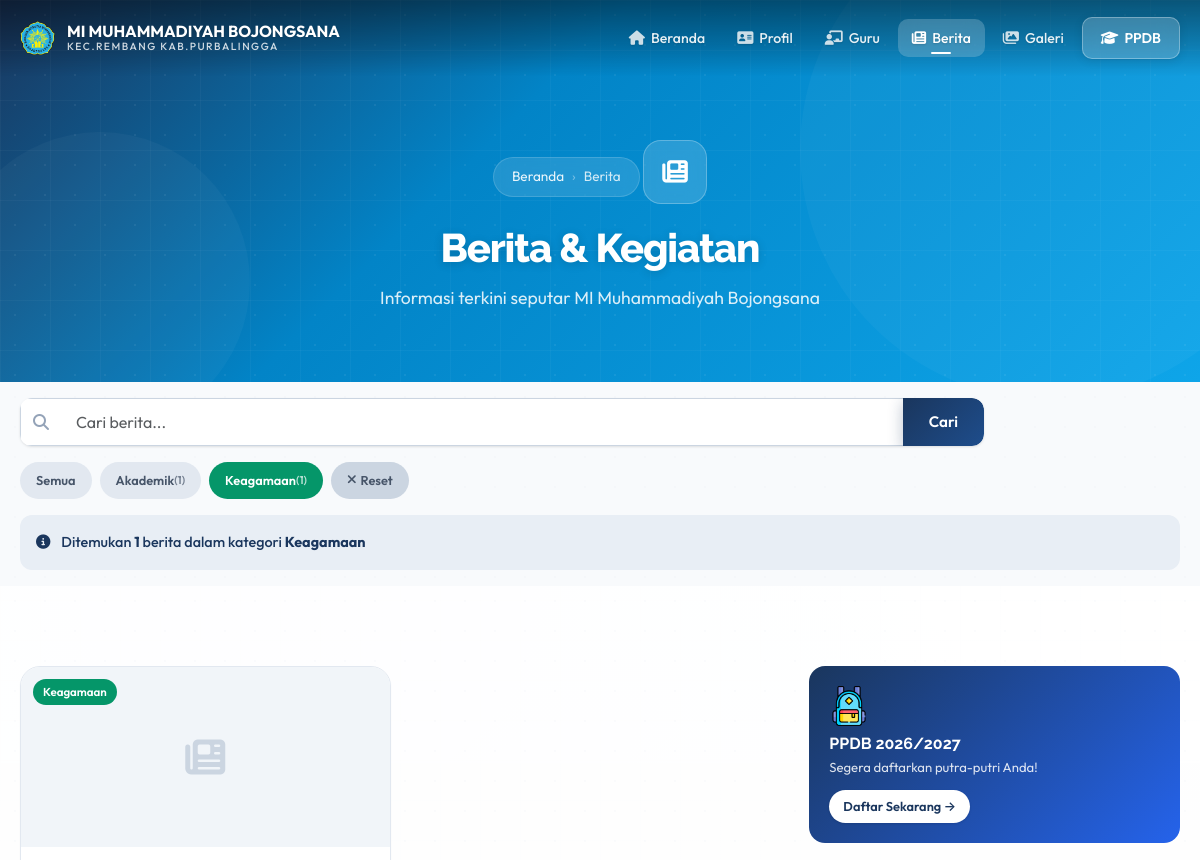
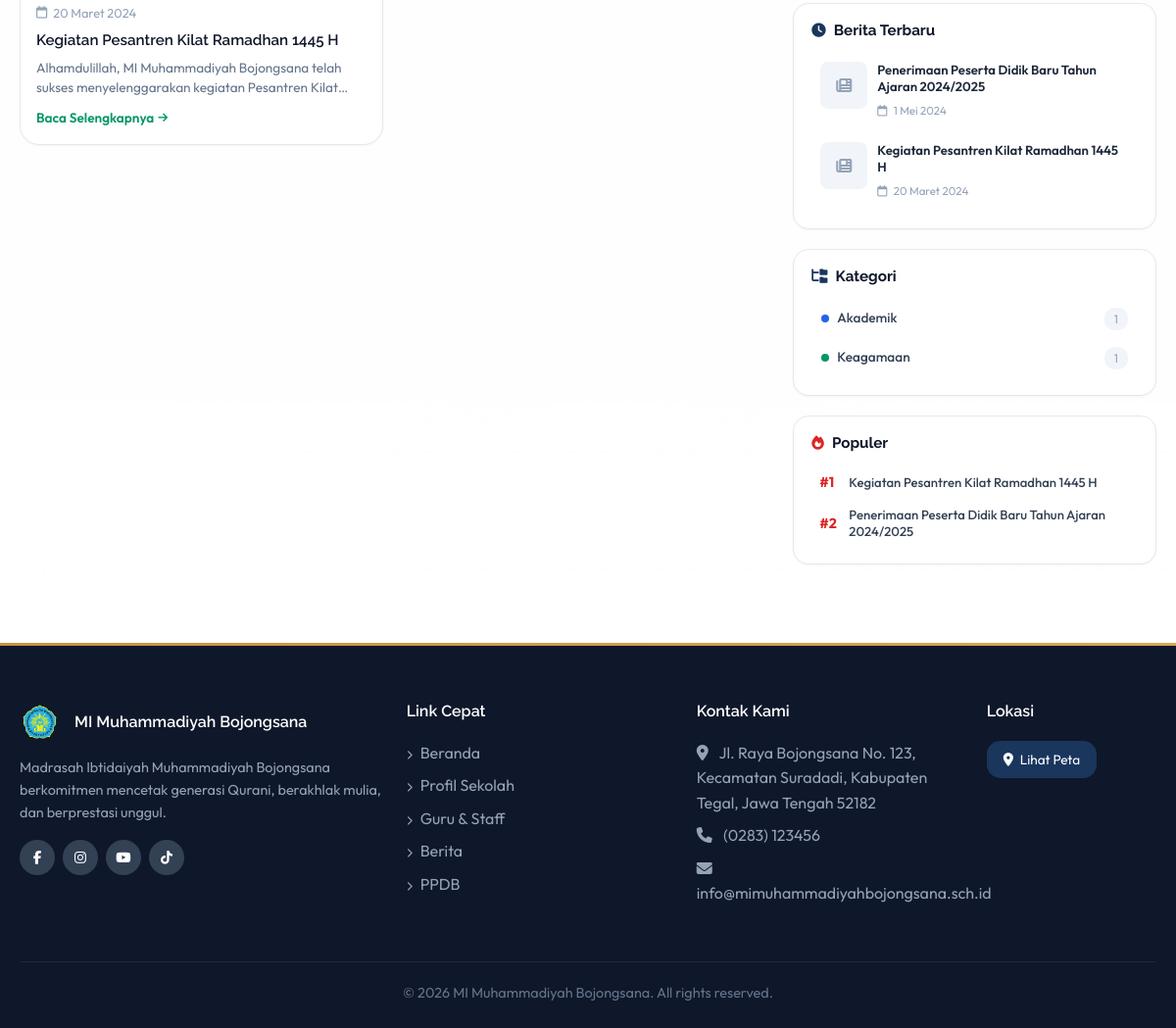
The app's page /berita.php?kategori=Keagamaan with its own data (2 pictures, top to bottom).
### tables this page shows
CREATE TABLE `berita` (
  `id` int(11) NOT NULL AUTO_INCREMENT,
  `judul` varchar(255) NOT NULL,
  `isi` text NOT NULL,
  `gambar` varchar(255) DEFAULT NULL,
  `tanggal` date NOT NULL,
  `kategori` varchar(50) DEFAULT 'Umum',
  `status` enum('draft','published') DEFAULT 'draft',
  `created_at` timestamp NOT NULL DEFAULT current_timestamp(),
  `updated_at` timestamp NOT NULL DEFAULT current_timestamp() ON UPDATE current_timestamp(),
  PRIMARY KEY (`id`)
);

CREATE TABLE `pengaturan` (
  `id` int(11) NOT NULL AUTO_INCREMENT,
  `key` varchar(50) NOT NULL,
  `value` text DEFAULT NULL,
  `created_at` timestamp NOT NULL DEFAULT current_timestamp(),
  `updated_at` timestamp NOT NULL DEFAULT current_timestamp() ON UPDATE current_timestamp(),
  PRIMARY KEY (`id`),
  UNIQUE KEY `key` (`key`)
);

### berita.php (the view, shortened to what the rows shown need)
<?php
require_once 'config/database.php';
require_once 'includes/header.php';
try {
    $pdo = getConnection();
    $page = isset($_GET['page']) ? max(1, (int)$_GET['page']) : 1;
    $limit = 6;
    $offset = ($page - 1) * $limit;
    $kategori_filter = trim($_GET['kategori'] ?? '');
    $where = "WHERE status = 'published'";
    $params = [];
    if (!empty($kategori_filter)) {
        $where .= " AND kategori = ?";
        $params[] = $kategori_filter;
    }
    $query_params = array_merge($params, [$limit, $offset]);
    $stmt = $pdo->prepare("SELECT id, judul, isi, gambar, tanggal, kategori, created_at FROM berita $where ORDER BY tanggal DESC LIMIT ? OFFSET ?");
    $stmt->execute($query_params);
    $berita_list = $stmt->fetchAll();
    $stmt = $pdo->query("SELECT id, judul, gambar, tanggal, kategori FROM berita WHERE status = 'published' ORDER BY tanggal DESC LIMIT 5");
    $recent_posts = $stmt->fetchAll();
    $stmt = $pdo->query("SELECT id, judul, tanggal FROM berita WHERE status = 'published' ORDER BY RAND() LIMIT 4");
    $popular = $stmt->fetchAll();
} catch (PDOException $e) {
    $berita_list = [];
    $recent_posts = [];
    $kategori_list = [];
    $popular = [];
    $total = 0;
    $total_pages = 0;
}
$kategori_colors = [
    'Akademik' => '#2563eb',
    'Keagamaan' => '#059669',
    'Olahraga' => '#dc2626',
    'Seni' => '#7c3aed',
    'Umum' => '#c8903e',
    'Pengumuman' => '#0284c7',
    'Prestasi' => '#d97706',
];
?>
<section class="page-header-modern page-header-berita">
    <div class="container">
        <h1 class="header-title" data-aos="fade-up" data-aos-delay="200">Berita & Kegiatan</h1>
    </div>
</section>
<section class="section-modern section-white">
    <div class="container">
        <div class="row g-4">
            <div class="col-lg-8">
                <?php if (!empty($berita_list)): ?>
                <div class="row g-4">
                    <?php foreach ($berita_list as $index => $berita):
                        $kat_color = $kategori_colors[$berita['kategori']] ?? '#64748b';
                    ?>
                    <div class="col-md-6" data-aos="fade-up" data-aos-delay="<?php echo ($index % 2) * 100; ?>">
                        <div class="card-modern h-100">
                            <div style="position: relative; height: 180px; overflow: hidden;">
                                <?php if ($berita['gambar']): ?>
                                <img src="uploads/berita/<?php echo h($berita['gambar']); ?>"
                                     alt="<?php echo h($berita['judul']); ?>"
                                     style="width: 100%; height: 100%; object-fit: cover; transition: transform 0.5s ease;"
                                     onmouseover="this.style.transform='scale(1.05)'"
                                     onmouseout="this.style.transform='scale(1)'"
                                     onerror="this.style.display='none'; this.nextElementSibling.style.display='flex';">
                                <div style="display: none; width: 100%; height: 100%; background: var(--gray-100); align-items: center; justify-content: center; font-size: 2.5rem; color: var(--gray-300);">
                                    <i class="fa-solid fa-newspaper"></i>
                                </div>
                                <?php else: ?>
                                <div style="width: 100%; height: 100%; background: var(--gray-100); display: flex; align-items: center; justify-content: center; font-size: 2.5rem; color: var(--gray-300);">
                                    <i class="fa-solid fa-newspaper"></i>
                                </div>
                                <?php endif; ?>
                                <span class="badge-modern" style="position: absolute; top: 12px; left: 12px; background: <?php echo $kat_color; ?>; color: white; font-size: 0.72rem; padding: 4px 10px;">
                                    <?php echo h($berita['kategori'] ?? 'Umum'); ?>
                                </span>
                            </div>
                            <div class="card-body d-flex flex-column" style="padding: 16px;">
                                <div style="display: flex; align-items: center; gap: 6px; margin-bottom: 8px;">
                                    <i class="fa-regular fa-calendar" style="color: var(--gray-400); font-size: 0.8rem;"></i>
                                    <small style="color: var(--gray-400); font-size: 0.8rem;"><?php echo formatTanggal($berita['tanggal']); ?></small>
                                </div>
                                <h5 style="font-size: 0.95rem; font-weight: 600; margin-bottom: 6px; line-height: 1.4; display: -webkit-box; -webkit-line-clamp: 2; -webkit-box-orient: vertical; overflow: hidden;">
                                    <a href="detail-berita.php?id=<?php echo $berita['id']; ?>" style="color: var(--gray-900); text-decoration: none;">
                                        <?php echo h($berita['judul']); ?>
                                    </a>
                                </h5>
                                <p style="color: var(--gray-500); font-size: 0.85rem; line-height: 1.5; margin-bottom: 10px; display: -webkit-box; -webkit-line-clamp: 2; -webkit-box-orient: vertical; overflow: hidden; flex: 1;">
                                    <?php echo substr(strip_tags($berita['isi']), 0, 100); ?>...
                                </p>
                                <a href="detail-berita.php?id=<?php echo $berita['id']; ?>"
                                   style="display: inline-flex; align-items: center; gap: 4px; color: <?php echo $kat_color; ?>; font-weight: 600; font-size: 0.85rem; text-decoration: none; margin-top: auto;">
                                    Baca Selengkapnya <i class="fa-solid fa-arrow-right" style="font-size: 0.7rem;"></i>
                                </a>
                            </div>
                        </div>
                    </div>
                    <?php endforeach; ?>
                </div>
                <?php endif; ?>
            </div>
            <div class="col-lg-4">
                <div class="sidebar-berita">
                    <div class="sidebar-card">
                        <div class="sidebar-card-body">
                            <?php if (!empty($recent_posts)): ?>
                            <div class="d-flex flex-column" style="gap: 2px;">
                                <?php foreach ($recent_posts as $recent): ?>
                                <a href="detail-berita.php?id=<?php echo $recent['id']; ?>" class="recent-post-item">
                                    <?php if ($recent['gambar']): ?>
                                    <img src="uploads/berita/<?php echo h($recent['gambar']); ?>"
                                         alt="<?php echo h($recent['judul']); ?>"
                                         class="recent-post-thumb"
                                         onerror="this.style.display='none'; this.nextElementSibling.style.display='flex';">
                                    <div class="recent-post-thumb-placeholder" style="display: none;">
                                        <i class="fa-solid fa-newspaper"></i>
                                    </div>
                                    <?php else: ?>
                                    <div class="recent-post-thumb-placeholder">
                                        <i class="fa-solid fa-newspaper"></i>
                                    </div>
                                    <?php endif; ?>
                                    <div class="recent-post-info">
                                        <p class="post-title"><?php echo h($recent['judul']); ?></p>
                                        <span class="post-date">
                                            <i class="fa-regular fa-calendar me-1"></i> <?php echo formatTanggal($recent['tanggal']); ?>
                                        </span>
                                    </div>
                                </a>
                                <?php endforeach; ?>
                            </div>
                            <?php else: ?>
                            <p style="color: var(--gray-400); font-size: 0.85rem; text-align: center; padding: 10px 0;">Belum ada berita</p>
                            <?php endif; ?>
                        </div>
                    </div>
                    <?php if (!empty($popular)): ?>
                    <div class="sidebar-card">
                        <div class="sidebar-card-body">
                            <div class="d-flex flex-column" style="gap: 1px;">
                                <?php foreach ($popular as $i => $pop): ?>
                                <a href="detail-berita.php?id=<?php echo $pop['id']; ?>" class="popular-item">
                                    <span class="pop-rank" style="color: <?php echo $i < 3 ? '#dc2626' : 'var(--gray-400)'; ?>;">#<?php echo $i + 1; ?></span>
                                    <span class="pop-title"><?php echo h($pop['judul']); ?></span>
                                </a>
                                <?php endforeach; ?>
                            </div>
                        </div>
                    </div>
                    <?php endif; ?>
                </div>
            </div>
        </div>
    </div>
</section>
<?php require_once 'includes/footer.php'; ?>

### includes/footer.php (shortened to what the rows shown need)
</main>
<footer class="footer-modern" id="kontak">
    <div class="container">
        <div class="row g-4">
            <div class="col-lg-3 col-md-6">
                <ul class="list-unstyled">
                    <li class="mb-2"><i class="fa-solid fa-location-dot me-2"></i>
                        <?php echo h(getPengaturan('alamat')); ?></li>
                    <li class="mb-2"><i class="fa-solid fa-phone me-2"></i> <?php echo h(getPengaturan('telepon')); ?>
                    </li>
                    <li class="mb-2"><i class="fa-solid fa-envelope me-2"></i> <?php echo h(getPengaturan('email')); ?>
                    </li>
                </ul>
            </div>
        </div>
    </div>
</footer>
</body>
</html>

### records on screen
berita: kategori "Keagamaan", tanggal "20 Maret 2024", judul "Kegiatan Pesantren Kilat Ramadhan 1445 H", isi "Alhamdulillah, MI Muhammadiyah Bojongsana telah sukses menyelenggarakan kegiatan Pesantren…"
berita: judul "Penerimaan Peserta Didik Baru Tahun Ajaran 2024/2025", tanggal "1 Mei 2024"
pengaturan: value "Jl. Raya Bojongsana No. 123, Kecamatan Suradadi, Kabupaten Tegal, Jawa Tengah 52182"
pengaturan: value "(0283) 123456"
pengaturan: value "info@mimuhammadiyahbojongsana.sch.id"

### other values on screen
$kat['kategori'] "Akademik"
$kat['jumlah'] "1"
$kat['kategori'] "Keagamaan"
$total "1"
$kategori_filter "Keagamaan"
